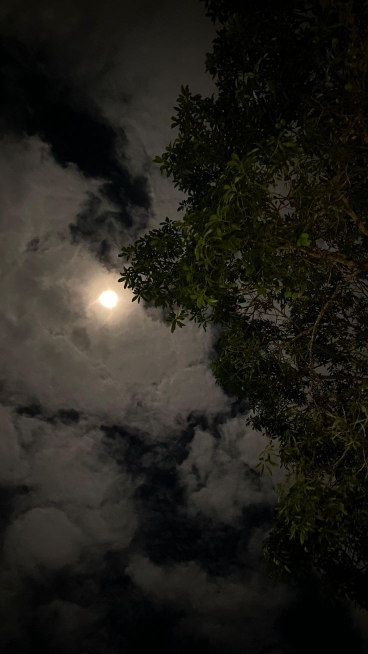
#> input picture Tugas Pertemuan 4/Gelap.jpeg, 736 x 1308 px (shown at 1/2 size)
$ python Tugas.py
#> lines starting #> are read from the running program, lines starting #| are printed output that depends on the picture; long printed decimals are rounded
import cv2
import numpy as np
import matplotlib.pyplot as plt
from skimage import exposure
from skimage.measure import shannon_entropy

# ==============================
# MEMBACA CITRA
# ==============================

citra_gelap = cv2.imread("Gelap.jpeg",0)
#> citra_gelap: shape (1308, 736); min 0, max 255, mean 30.7
citra_terang = cv2.imread("Terang.jpeg",0)
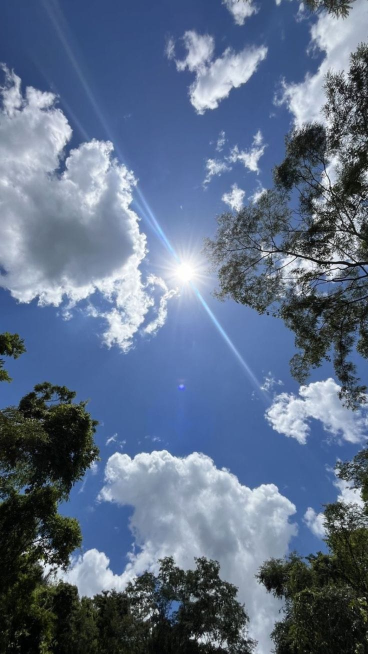
#> input picture Tugas Pertemuan 4/Terang.jpeg, 736 x 1308 px (shown at 1/2 size)
#> citra_terang: shape (1308, 736); min 0, max 255, mean 108.4
citra_pencahayaan = cv2.imread("Bayangan.jpeg",0)
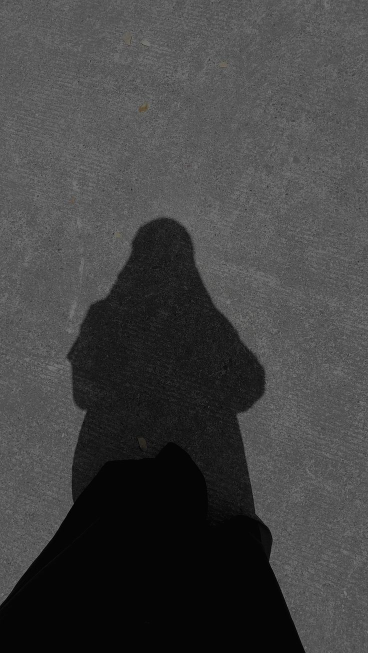
#> input picture Tugas Pertemuan 4/Bayangan.jpeg, 736 x 1306 px (shown at 1/2 size)
#> citra_pencahayaan: shape (1306, 736); min 0, max 135, mean 66

# ==============================
# FUNGSI METRIK
# ==============================

def contrast_ratio(img):
    return img.max() - img.min()

def entropy_value(img):
    return shannon_entropy(img)

# ==============================
# POINT PROCESSING
# ==============================

def negative(img):
    return 255 - img
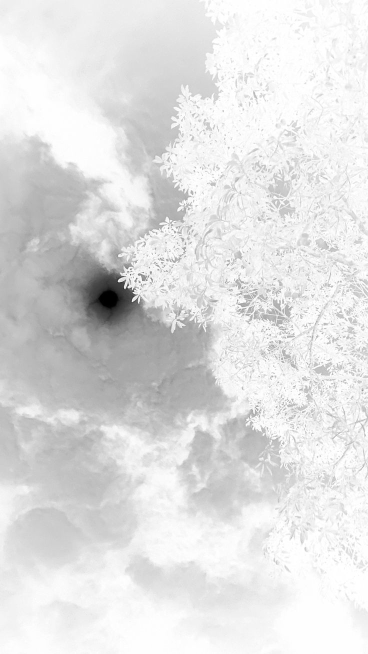
#> returned value: shape (1308, 736) (shown at 1/2 size); min 0, max 255, mean 224.3

def log_transform(img):
    c = 255/np.log(1+np.max(img))
#> c = 45.99
    log = c*np.log(1+img)
    return np.array(log,dtype=np.uint8)

def gamma_transform(img,gamma):
#> called with gamma = 0.5
    norm = img/255.0
    gamma_img = np.power(norm,gamma)
    return np.uint8(gamma_img*255)

# ==============================
# HISTOGRAM ENHANCEMENT
# ==============================

def contrast_stretch_manual(img):
    rmin = 50
    rmax = 200
    stretched = np.clip((img-rmin)*(255/(rmax-rmin)),0,255)
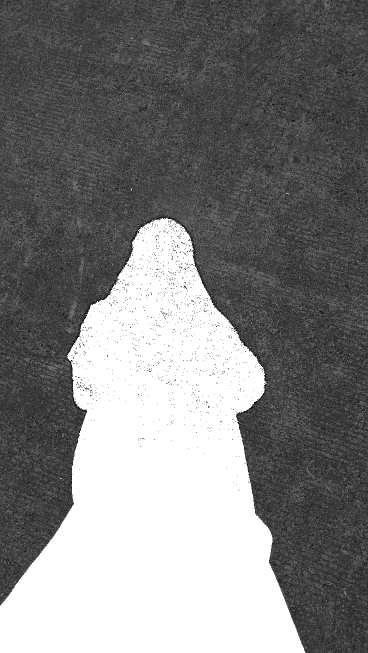
#> stretched: shape (1306, 736) float64 (shown at 1/2 size); min 0, max 255, mean 128.2
    return stretched.astype(np.uint8)
#> returned value: shape (1306, 736)

def contrast_stretch_auto(img):
    p2,p98 = np.percentile(img,(2,98))
#> p2 = 5; p98 = 111
    img_rescale = exposure.rescale_intensity(img,in_range=(p2,p98))
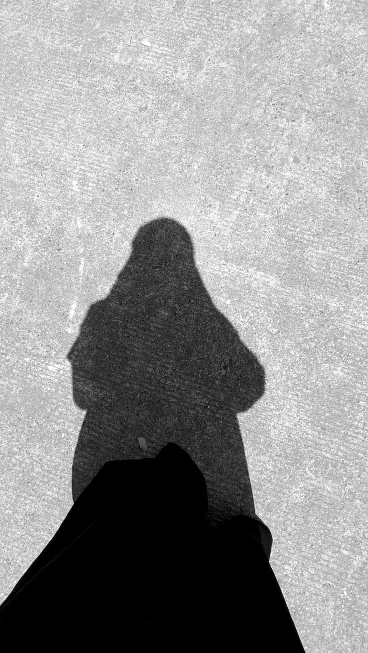
#> img_rescale: shape (1306, 736) (shown at 1/2 size); min 0, max 255, mean 146.1
    return img_rescale

def hist_equalization(img):
    return cv2.equalizeHist(img)
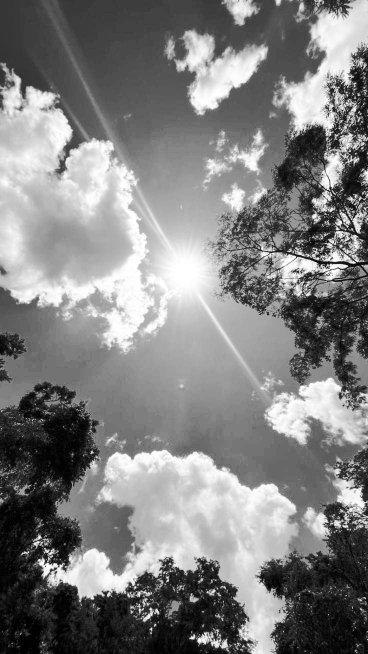
#> returned value: shape (1308, 736) (shown at 1/2 size); min 0, max 255, mean 128.1

def clahe(img):
    c = cv2.createCLAHE(clipLimit=2.0,tileGridSize=(8,8))
    return c.apply(img)
#> returned value: shape (1306, 736)

# ==============================
# HISTOGRAM
# ==============================

def tampil_histogram(img,judul):
    plt.figure()
    plt.hist(img.ravel(),256,[0,256])
    plt.title(judul)
    plt.xlabel("Intensitas")
    plt.ylabel("Jumlah Pixel")
    plt.show()

# ==============================
# POINT PROCESSING RESULT
# ==============================

negatif = negative(citra_gelap)
log_img = log_transform(citra_gelap)

gamma1 = gamma_transform(citra_gelap,0.5)
gamma2 = gamma_transform(citra_gelap,1.5)
gamma3 = gamma_transform(citra_gelap,2.5)

# ==============================
# HISTOGRAM ENHANCEMENT RESULT
# ==============================

cs_manual = contrast_stretch_manual(citra_pencahayaan)
cs_auto = contrast_stretch_auto(citra_pencahayaan)
he = hist_equalization(citra_terang)
clahe_img = clahe(citra_pencahayaan)

# ==============================
# HALAMAN 1 : DATASET CITRA
# ==============================

plt.figure(figsize=(10,6))
plt.suptitle("Halaman 1 : Dataset Citra Awal")

plt.subplot(1,3,1)
plt.imshow(citra_gelap,cmap='gray')
plt.title("Citra Gelap (Underexposed)")
plt.xlabel("Citra terlalu gelap karena kekurangan cahaya")

plt.subplot(1,3,2)
plt.imshow(citra_terang,cmap='gray')
plt.title("Citra Terang (Overexposed)")
plt.xlabel("Citra terlalu terang karena kelebihan cahaya")

plt.subplot(1,3,3)
plt.imshow(citra_pencahayaan,cmap='gray')
plt.title("Iluminasi Tidak Merata")
plt.xlabel("Citra memiliki bayangan atau silau")

plt.tight_layout()
plt.show()

# ==============================
# HALAMAN 2 : POINT PROCESSING
# ==============================

plt.figure(figsize=(10,8))
plt.suptitle("Halaman 2 : Peningkatan Citra dengan Point Processing")

plt.subplot(2,3,1)
plt.imshow(negatif,cmap='gray')
plt.title("Negative Transformation")
plt.xlabel("Transformasi negatif citra")

plt.subplot(2,3,2)
plt.imshow(log_img,cmap='gray')
plt.title("Log Transformation")
plt.xlabel("Meningkatkan detail pada area gelap")

plt.subplot(2,3,3)
plt.imshow(gamma1,cmap='gray')
plt.title("Gamma = 0.5")
plt.xlabel("Mencerahkan citra")

plt.subplot(2,3,4)
plt.imshow(gamma2,cmap='gray')
plt.title("Gamma = 1.5")
plt.xlabel("Penyesuaian kontras sedang")

plt.subplot(2,3,5)
plt.imshow(gamma3,cmap='gray')
plt.title("Gamma = 2.5")
plt.xlabel("Menggelapkan citra")

plt.tight_layout()
plt.show()

# ==============================
# HALAMAN 3 : HISTOGRAM BASED
# ==============================

plt.figure(figsize=(10,8))
plt.suptitle("Halaman 3 : Peningkatan Citra Berbasis Histogram")

plt.subplot(2,2,1)
plt.imshow(cs_manual,cmap='gray')
plt.title("Contrast Stretching Manual")
plt.xlabel("Peningkatan kontras dengan batas intensitas manual")

plt.subplot(2,2,2)
plt.imshow(cs_auto,cmap='gray')
plt.title("Contrast Stretching Otomatis")
plt.xlabel("Rentang intensitas disesuaikan otomatis")

plt.subplot(2,2,3)
plt.imshow(he,cmap='gray')
plt.title("Histogram Equalization")
plt.xlabel("Redistribusi intensitas secara global")

plt.subplot(2,2,4)
plt.imshow(clahe_img,cmap='gray')
plt.title("CLAHE (Adaptive Histogram Equalization)")
plt.xlabel("Peningkatan kontras secara lokal")

plt.tight_layout()
plt.show()

# ==============================
# HALAMAN 4 : HISTOGRAM
# ==============================

tampil_histogram(citra_gelap,"Histogram Citra Gelap Sebelum Enhancement")
tampil_histogram(log_img,"Histogram Setelah Log Transformation")

tampil_histogram(citra_terang,"Histogram Citra Terang Sebelum Enhancement")
tampil_histogram(he,"Histogram Setelah Histogram Equalization")
#> call 4 of tampil_histogram, with judul = 'Histogram Setelah Histogram Equalization'
#> in tampil_histogram (call 4), `plt.show()`:
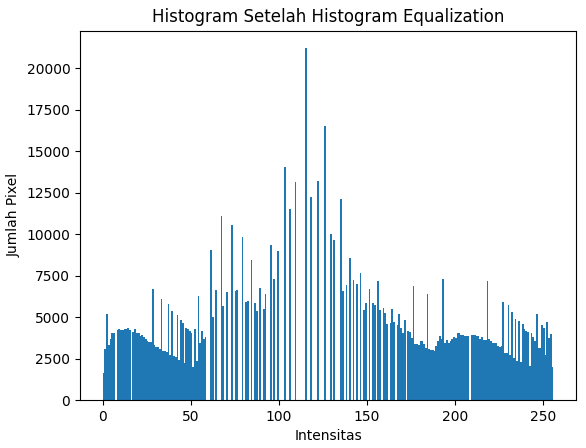
#> figure drawn by matplotlib, 1 panel; tallest bar 21197 high, from x = 115 to 116

# ==============================
# METRIK EVALUASI
# ==============================

print("===== METRIK EVALUASI =====")

print("Contrast Citra Gelap:",contrast_ratio(citra_gelap))
#| Contrast Citra Gelap: 255
print("Contrast Setelah Log:",contrast_ratio(log_img))
#| Contrast Setelah Log: 255

print("Entropy Citra Gelap:",entropy_value(citra_gelap))
#| Entropy Citra Gelap: 6.341
print("Entropy Setelah Log:",entropy_value(log_img))
#| Entropy Setelah Log: 6.157

print("Contrast Citra Terang:",contrast_ratio(citra_terang))
#| Contrast Citra Terang: 255
print("Contrast Setelah HE:",contrast_ratio(he))
#| Contrast Setelah HE: 255

print("Entropy Citra Terang:",entropy_value(citra_terang))
#| Entropy Citra Terang: 7.674
print("Entropy Setelah HE:",entropy_value(he))
#| Entropy Setelah HE: 7.440
